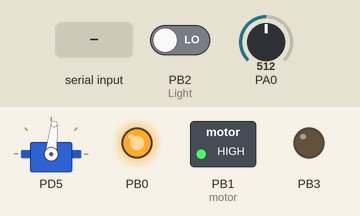
Bench run of a program on a simulated ATmega32, built with avr-gcc and emulated at 8 MHz. Shown: servo, switched loads named in the program (green lamp = pin HIGH), output pins drawn as LEDs (lit = HIGH). The inputs (shaded band) are chosen by the test bench; at power-on: PB2 (Light) LOW, PA0 = 512. Servo pulses on a pin are drawn as a servo (544–2400 µs = 0–180°); what the program prints to the serial monitor is not drawn.

Above: at 1.2 s.
1.3 s: "1" received over Serial
At 2.1 s:
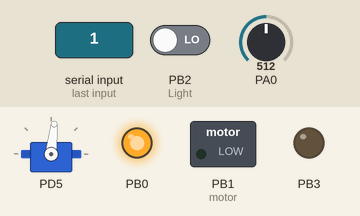
2.8 s: PB2 (Light) driven HIGH
At 3.2 s:
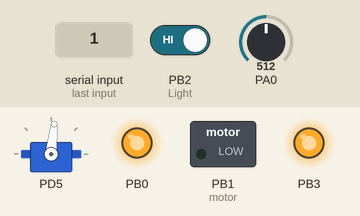
4.3 s: "0" received over Serial
At 5.5 s:
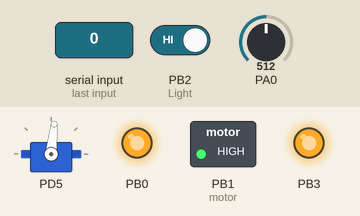
5.8 s: PB2 (Light) driven LOW
At 6.6 s:
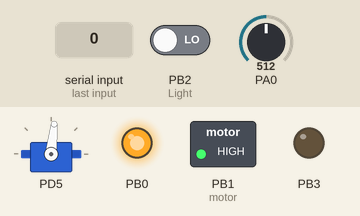
Timing chart, 0 to 8.3 s (numbered marks = the images above; inputs shaded):
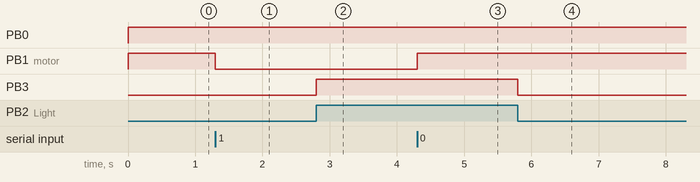

Measured:
- after the input at 1.3 s, PB1 (motor): HIGH → LOW at once
- after the input at 2.8 s, PB3: LOW → HIGH at once
- after the input at 4.3 s, PB1 (motor): LOW → HIGH at once
- after the input at 5.8 s, PB3: HIGH → LOW at once

The program:

main.c
```c
/*
 * AG_Final.c
 *
 *
 */

#define F_CPU 8000000UL

#include <avr/io.h>
#include <util/delay.h>
#include <avr/interrupt.h>
#include <stdlib.h>
#include <stdio.h>
#include <string.h>

#define USART_BAUDRATE 9600
#define BAUD_PRESCALE (((F_CPU / (USART_BAUDRATE * 16UL))) - 1)


void servo_init(void);
void system_init(void);
void UART_init(void);
unsigned char UART_RxChar(void);
void UART_TxChar(uint8_t data);
void UART_SendString(char *str);
void Wait();
void ADC_Init();
int ADC_Read(char channel);

int lastservopos=0;
char RecievedByte;
volatile int eng,dir,rudl,rudr,ph_check,rudlrot=0, rudrrot=0, laststate=0, led;
volatile int ph_buff=0;
uint8_t temp;

int main(void)
{
	UART_init();
	servo_init();	//turn rudder to 90 degree
	system_init();	//initialize system
	ADC_Init();		//Initialize ADC
	sei();


    while (1)
    {
			//if(RecievedByte=UART_RxChar()){

			//}

			if(PINB & (1<<PB2)){			//Light on flash bulb in the dark
				PORTB |= (1<<PB3);
			}
			else{
				PORTB &= ~(1<<PB3);
			}

			if(ph_buff){
				temp = (int)((ADC_Read(0)/1023)*127);
				UART_TxChar(ADC_Read(0));
				ph_buff=0;
			}

    }
}

void servo_init(void){
	DDRD |= (1<<PD5);	/* Make OC1A pin as output */
	TCNT1 = 0;		/* Set timer1 count zero */
	ICR1 = 2499;		/* Set TOP count for timer1 in ICR1 register */

	/* Set Fast PWM, TOP in ICR1, Clear OC1A on compare match, clk/64 */
	TCCR1A = (1<<WGM11)|(1<<COM1A1);
	TCCR1B = (1<<WGM12)|(1<<WGM13)|(1<<CS10)|(1<<CS11);

	OCR1A = 175;
	lastservopos=175;

}

void system_init(void){
	DDRB |= (1<<PB0) | (1<<PB1) | (1<<PB3);
	DDRB &= ~(1<<PB2);

	PORTB |= (1<<PB0);
	PORTB |= (1<<PB1);	//Turn off dc motor


}

void UART_init(void)
{
	UBRRH = (BAUD_PRESCALE >> 8);	/* Load upper 8-bits*/
	UBRRL = BAUD_PRESCALE;		/* Load lower 8-bits of the baud rate value */
	UCSRB |= (1 << RXEN) | (1 << TXEN) | (1<<RXCIE);/* Turn on transmission and reception */
	UCSRC |= (1 << URSEL) | (1 << UCSZ0) | (1 << UCSZ1);/* Use 8-bit character sizes */
}

unsigned char UART_RxChar(void)
{
	while ((UCSRA & (1 << RXC)) == 0);/* Wait till data is received */
	return UDR;			/* Return the byte*/
}

void UART_TxChar(uint8_t data)
{
	while (! (UCSRA & (1<<UDRE)));	/* Wait for empty transmit buffer*/
	UDR = data ;
}

void UART_SendString(char *str)
{
	for(int i=0;i<strlen(str);i++){
		UART_TxChar(str[i]);
	}
}

// void Wait(){
// 	uint8_t i;
// 	for(i=0;i<50;i++)
// 	{
// 		_delay_loop_2(0);
// 		_delay_loop_2(0);
// 		_delay_loop_2(0);
// 	}
//
// }

void ADC_Init()
{
	DDRA=0x0;			/* Make ADC port as input */
	ADCSRA = 0x87;			/* Enable ADC, fr/128  */
	ADMUX = 0x40;			/* Vref: Avcc, ADC channel: 0 */

}

int ADC_Read(char channel)
{
	int Ain,AinLow;

	ADMUX=ADMUX|(channel & 0x0f);	/* Set input channel to read */

	ADCSRA |= (1<<ADSC);		/* Start conversion */
	while((ADCSRA&(1<<ADIF))==0);	/* Monitor end of conversion interrupt */

	_delay_us(10);
	AinLow = (int)ADCL;		/* Read lower byte*/
	Ain = (int)ADCH*256;		/* Read higher 2 bits and
					Multiply with weight */
	Ain = Ain + AinLow;
	return(Ain);			/* Return digital value*/
}

ISR(USART_RXC_vect){
	int t=20;
	RecievedByte=UDR;

	eng = (RecievedByte & (1<<0));		//1-ON			0-OFF
	dir = (RecievedByte & (1<<1));		//1-Backward		0-Forward
	rudl = (RecievedByte & (1<<2));		//1-RotateRight
	rudr = (RecievedByte & (1<<3));		//1-RotateLeft
	ph_check = (RecievedByte & (1<<4));	//Ph check
	led = (RecievedByte & (1<<5));		//LED

	if(eng){
		if(!dir){
			if(laststate==1){
				PORTB |= (1<<PB0);
				PORTB |= (1<<PB1);
				_delay_ms(2000); //Turn off dc motor for 2 sec
				laststate=0;
			}

			PORTB |= (1<<PB0); //engine on and forward
			PORTB &= ~(1<<PB1);
		}
		else{
			if(laststate==0){
				PORTB |= (1<<PB0);
				PORTB |= (1<<PB1);
				_delay_ms(2000); //Turn off dc motor for 2 sec
				laststate=1;
			}

			PORTB |= (1<<PB1); //engine on and backward
			PORTB &= ~(1<<PB0);
		}

	}
	else{
		PORTB |= (1<<PB0);
		PORTB |= (1<<PB1); // engine off
	}

	if(rudl && rudlrot==0){
		//turn left rudder;

		if(lastservopos<100){
			for(int	i=lastservopos;i<100;i++){
				OCR1A = i;
				_delay_ms(t);
			}
		}else{
			for(int	i=lastservopos;i>100;i--){
				OCR1A = i;
				_delay_ms(t);
			}
		}

		lastservopos=100;
		rudlrot=1;
	}
	else if(rudr && rudrrot==0){
		//turn right rudder

		if(lastservopos<250){
			for(int	i=lastservopos;i<250;i++){
				OCR1A = i;
				_delay_ms(t);
			}
			}else{
			for(int	i=lastservopos;i>250;i--){
				OCR1A = i;
				_delay_ms(t);
			}
		}

		lastservopos=250;
		rudrrot=1;
	}
	else{
		if((rudlrot==1 || rudrrot==1) && (!rudr && !rudl)){
			//turn rudder to initial position

			if(lastservopos<175){
				for(int	i=lastservopos;i<175;i++){
					OCR1A = i;
					_delay_ms(t);
				}
				}else{
				for(int	i=lastservopos;i>175;i--){
					OCR1A = i;
					_delay_ms(t);
				}
			}

			lastservopos=175;
			rudlrot=0;
			rudrrot=0;
		}

	}

	if(ph_check){
		ph_buff = 1;
	}
}
```
